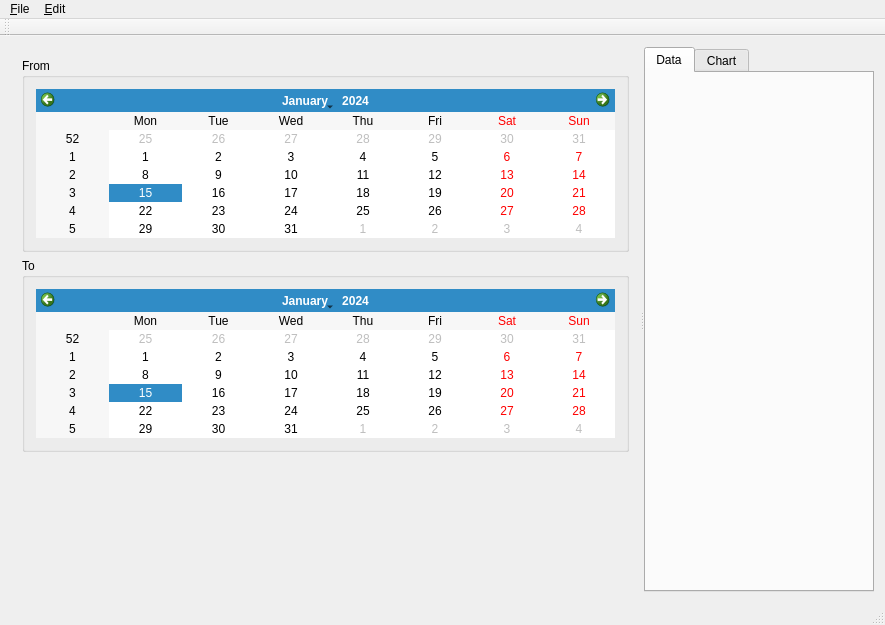
<?xml version="1.0" encoding="UTF-8"?>
<ui version="4.0">
 <class>MainWindow</class>
 <widget class="QMainWindow" name="MainWindow">
  <property name="geometry">
   <rect>
    <x>0</x>
    <y>0</y>
    <width>885</width>
    <height>625</height>
   </rect>
  </property>
  <property name="windowTitle">
   <string>Energia</string>
  </property>
  <widget class="QWidget" name="centralWidget">
   <layout class="QGridLayout" name="gridLayout_4">
    <item row="0" column="0">
     <widget class="QSplitter" name="m_QSplitter">
      <property name="orientation">
       <enum>Qt::Horizontal</enum>
      </property>
      <widget class="QWidget" name="gridLayoutWidget">
       <layout class="QGridLayout" name="gridLayout">
        <item row="1" column="0">
         <widget class="QGroupBox" name="groupBox_2">
          <property name="title">
           <string>To</string>
          </property>
          <property name="flat">
           <bool>true</bool>
          </property>
          <layout class="QGridLayout" name="gridLayout_3">
           <item row="0" column="0">
            <widget class="QCalendarWidget" name="m_QCalendarWidget_To"/>
           </item>
          </layout>
         </widget>
        </item>
        <item row="0" column="0">
         <widget class="QGroupBox" name="m_QGroupBox_From">
          <property name="title">
           <string>From</string>
          </property>
          <property name="flat">
           <bool>true</bool>
          </property>
          <layout class="QGridLayout" name="gridLayout_2">
           <item row="0" column="0">
            <widget class="QCalendarWidget" name="m_QCalendarWidget_From"/>
           </item>
          </layout>
         </widget>
        </item>
        <item row="2" column="0">
         <spacer name="verticalSpacer">
          <property name="orientation">
           <enum>Qt::Vertical</enum>
          </property>
          <property name="sizeHint" stdset="0">
           <size>
            <width>20</width>
            <height>40</height>
           </size>
          </property>
         </spacer>
        </item>
       </layout>
      </widget>
      <widget class="QTabWidget" name="m_QTabWidget_Main">
       <property name="currentIndex">
        <number>0</number>
       </property>
       <widget class="QWidget" name="Data">
        <attribute name="title">
         <string>Data</string>
        </attribute>
       </widget>
       <widget class="QWidget" name="Chart">
        <attribute name="title">
         <string>Chart</string>
        </attribute>
       </widget>
      </widget>
     </widget>
    </item>
   </layout>
  </widget>
  <widget class="QToolBar" name="mainToolBar">
   <attribute name="toolBarArea">
    <enum>TopToolBarArea</enum>
   </attribute>
   <attribute name="toolBarBreak">
    <bool>false</bool>
   </attribute>
  </widget>
  <widget class="QStatusBar" name="statusBar"/>
  <widget class="QMenuBar" name="menuBar">
   <property name="geometry">
    <rect>
     <x>0</x>
     <y>0</y>
     <width>885</width>
     <height>23</height>
    </rect>
   </property>
   <widget class="QMenu" name="menu_File">
    <property name="title">
     <string>&amp;File</string>
    </property>
    <addaction name="m_QAction_File_New"/>
    <addaction name="m_QAction_File_Open"/>
    <addaction name="separator"/>
    <addaction name="m_QAction_File_DocumentProperties"/>
   </widget>
   <widget class="QMenu" name="menuEdit">
    <property name="title">
     <string>&amp;Edit</string>
    </property>
    <addaction name="m_QAction_Edit_ImportCSVData"/>
   </widget>
   <addaction name="menu_File"/>
   <addaction name="menuEdit"/>
  </widget>
  <action name="m_QAction_File_Open">
   <property name="text">
    <string>&amp;Open</string>
   </property>
   <property name="shortcut">
    <string>Ctrl+O</string>
   </property>
  </action>
  <action name="m_QAction_File_New">
   <property name="text">
    <string>&amp;New</string>
   </property>
   <property name="shortcut">
    <string>Ctrl+N</string>
   </property>
  </action>
  <action name="m_QAction_Edit_ImportCSVData">
   <property name="text">
    <string>&amp;Import CSV data</string>
   </property>
   <property name="shortcut">
    <string>Ctrl+I</string>
   </property>
  </action>
  <action name="m_QAction_File_DocumentProperties">
   <property name="text">
    <string>Document properties</string>
   </property>
  </action>
 </widget>
 <layoutdefault spacing="6" margin="11"/>
 <resources/>
 <connections/>
</ui>
